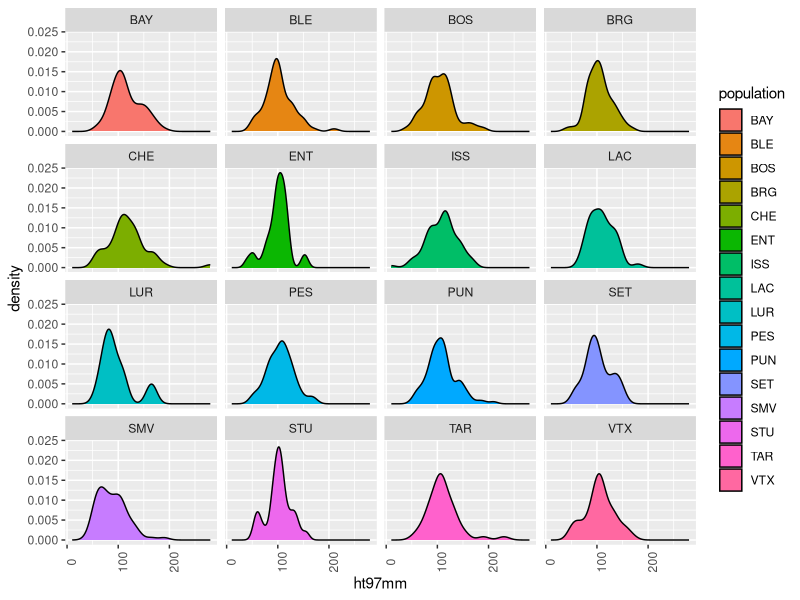

Generate this figure with R:
## ---- chunk 1
#| label: setup
#| message: false
#| warning: false

library(tidyverse)
library(readxl)
## ---- chunk 2
# FIXME
SF <- read_excel("../data/Silver_fir.xlsx", na = "NA") |> 
  mutate(family = factor(family),
         block = factor(block)) |> 
  select(family, block, population, ht97mm)

glimpse(SF)
## ---- chunk 3
# FIXME
SF |> 
  count(population, family, block)

SF |> 
  count(population, family, block) |> 
  summarize(mean_n = mean(n))
## ---- chunk 4
# FIXME

SF <- SF |> 
  drop_na()
## ---- chunk 5
# FIXME
ggplot(SF, aes(ht97mm, fill = population)) +
  geom_density() +
  facet_wrap("population") +
  theme(axis.text.x = element_text(angle = 90))
## ---- chunk 6
# FIXME

SF_summary <- SF |> 
  group_by(population) |> 
  summarize(mean_height = mean(ht97mm),
            sd_height = sd(ht97mm),
            median_ht = median(ht97mm),
            .groups = "drop")

knitr::kable(SF_summary)
